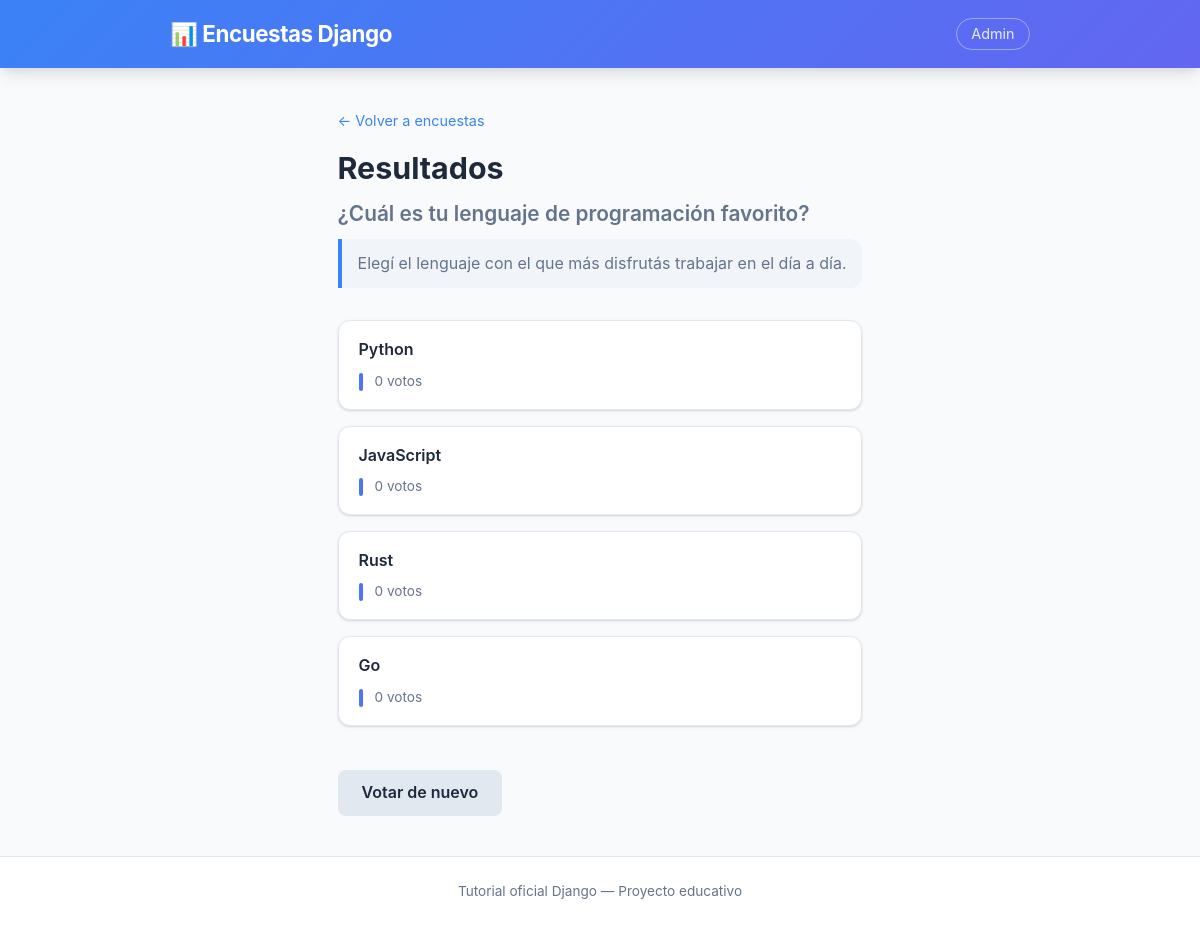
/polls/1/results/, run on an earlier commit of the app's database.
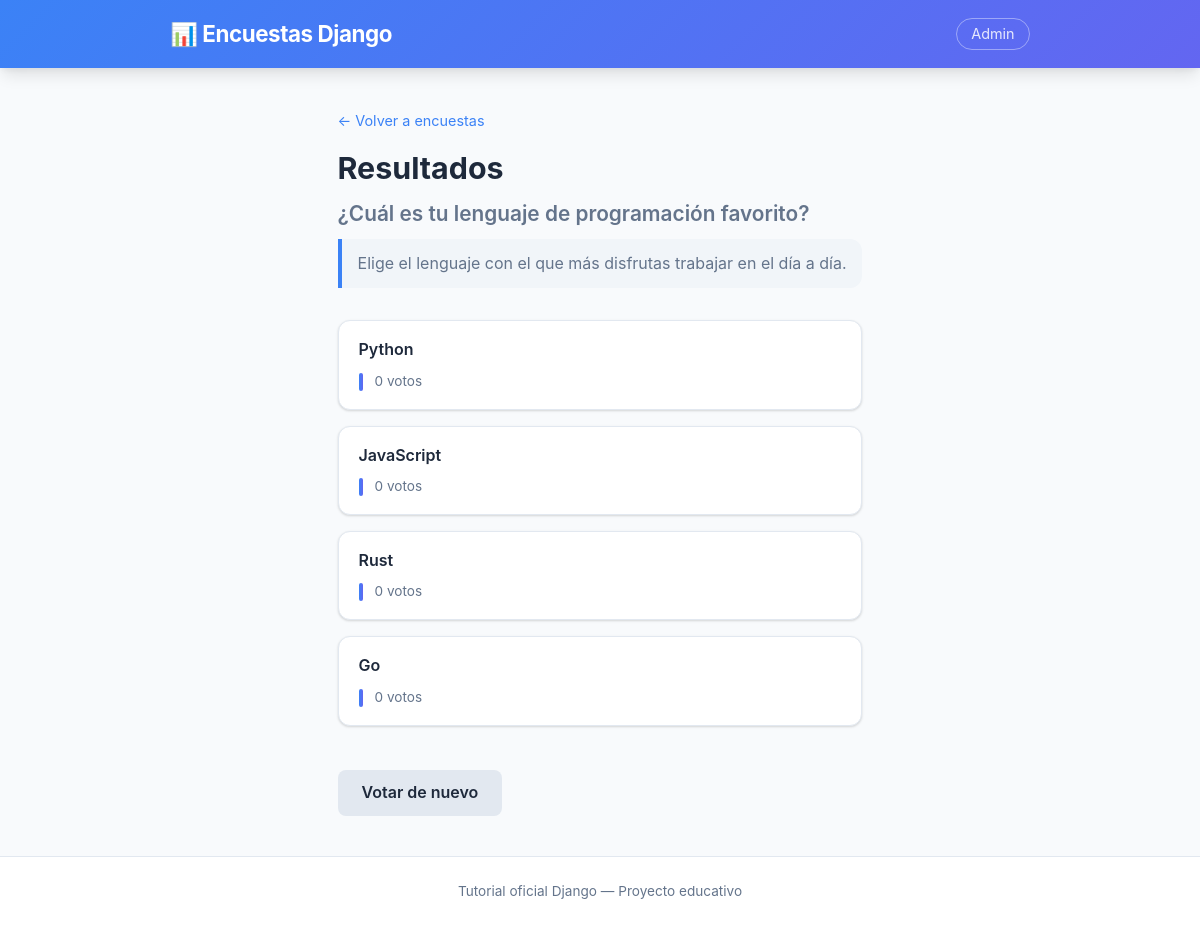
And on a later commit of the database.
### polls/models.py (models this page shows, shortened)
class Question(models.Model):
    question_text = models.CharField(max_length=200, verbose_name="Pregunta")
    description = models.TextField(
        blank=True,
        default="",
        verbose_name="Descripción",
        help_text="Descripción opcional para dar más contexto a la encuesta.",
    )
    pub_date = models.DateTimeField("Fecha de publicación")
    def was_published_recently(self):
        now = timezone.now()
        return now - datetime.timedelta(days=1) <= self.pub_date <= now
    was_published_recently.admin_order_field = "pub_date"
    was_published_recently.boolean = True
    was_published_recently.short_description = "¿Publicada recientemente?"

### polls/views.py (the view)
# urls.py: path("<int:pk>/results/", views.ResultsView.as_view(), name="results"),
class ResultsView(generic.DetailView):
    model = Question
    template_name = "polls/results.html"

### polls/templates/polls/results.html (shortened to what this page needs)
{% extends "polls/base.html" %}
{% block content %}
<div class="page-header">
    <a href="{% url 'polls:index' %}" class="back-link">&larr; Volver a encuestas</a>
    <h1>Resultados</h1>
    <h2 class="results-question">{{ question.question_text }}</h2>
    {% if question.description %}
        <p class="question-description-detail">{{ question.description }}</p>
    {% endif %}
</div>
<div class="results-container">
    {% for choice in question.choice_set.all %}
    {% with total=question.choice_set.all|length %}
    <div class="result-item">
        <div class="result-label">{{ choice.choice_text }}</div>
        <div class="result-bar-wrap">
            <div class="result-bar" style="width: {{ choice.votes }}px; max-width: 400px;"></div>
            <span class="result-votes">{{ choice.votes }} voto{{ choice.votes|pluralize }}</span>
        </div>
    </div>
    {% endwith %}
    {% endfor %}
</div>
<a href="{% url 'polls:detail' question.id %}" class="btn btn-secondary">Votar de nuevo</a>
{% endblock %}

What changed in the data, as far as the page shows it:
changed Question "¿Cuál es tu lenguaje de programación favorito?": description "Elegí el lenguaje con el que más disfrutás trabajar en el día a día." → "Elige el lenguaje con el que más disfrutas trabajar en el día a día."
